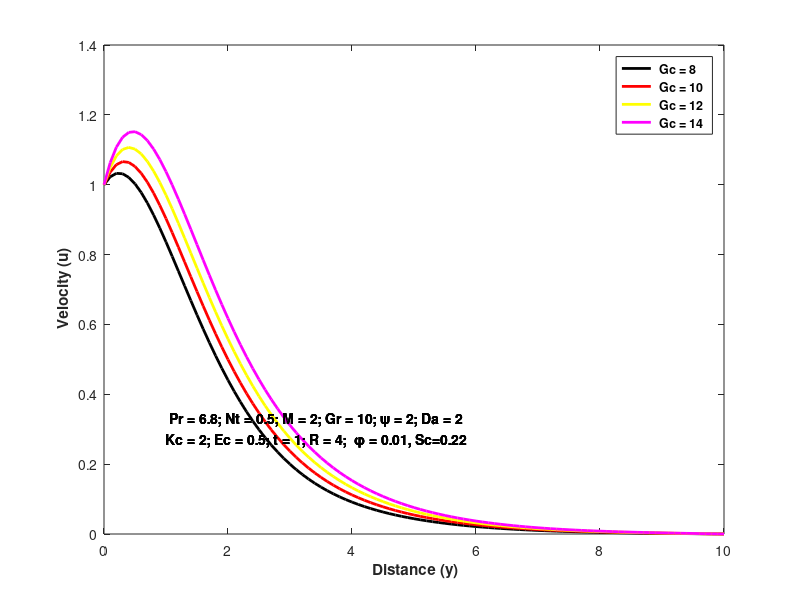
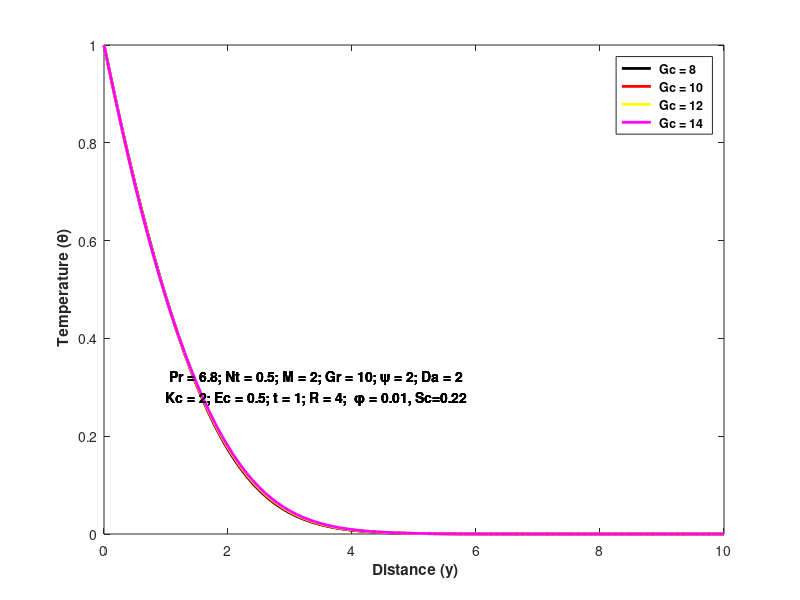
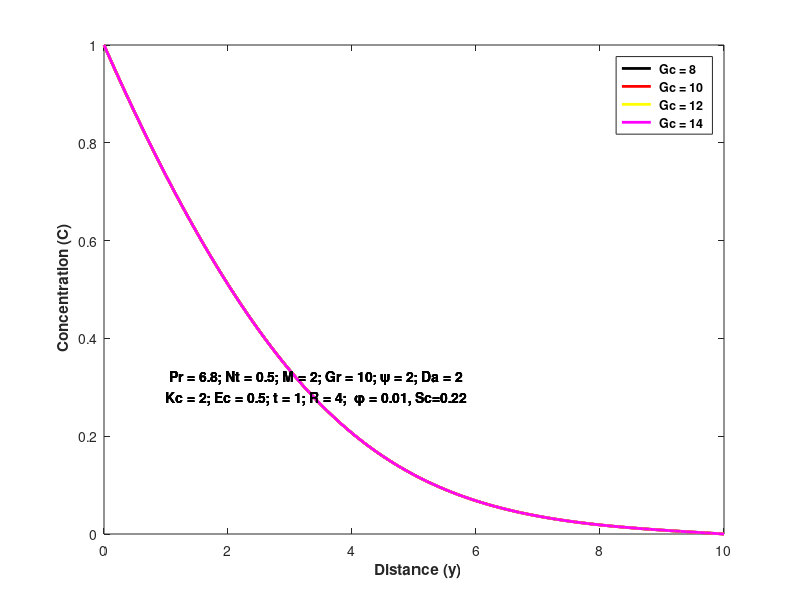

The MATLAB script that drew these images, in order:
clc
clear all
Gr=10;Gc=10;R=4;Ec=0.5;M=2;Da=2;Q=4;Nt=0.5;Nb=0.8;phi=0.01;
Pr=6.8;psi=2;t=1;beta=0.4;h=0.1;k=0.001;Kc=2;Sc=0.22;
rhof=997.1;rhos=1.05e4;kappaf=0.613;
kappas=429;cpf=4179;cps=235;
betatf=2.1e-4;betacf=2.982e-4;betats=1.89e-5;betacs=1.07e-5;phi=0.01;
sigmaf=5.5e-6;sigmas=6.3e7;sigma=sigmaf+sigmas
b1=((1/((1-phi)^2.5))/(1-phi+phi*rhos/rhof));
%b1=3.0939;
b2=((1+(3*phi*(sigma-1)/((sigma+2)-(sigma-1)*phi)))/(1-phi+phi*(rhos/rhof)));
%b2=3.0939;
b3=((1-phi+phi*(rhos*betats/rhof*betatf))/(1-phi+phi*rhos/rhof));
%b3=2.8688;
b4=((1-phi+phi*(rhos*betacs/rhof*betacf))/(1-phi+phi*rhos/rhof));
%b4=466.6447;
b5=((rhof*cpf)/((1-phi)*rhof*cpf+phi*rhos*cps));
%b5=466.6447;
b6=((kappas+2*kappaf-2*phi*(kappaf-kappas))/((kappas+2*kappaf+phi*(kappaf-kappas))));
%b6=0.8817;
b7=(1/((1-phi)*rhof*cpf+phi*rhos*cps)); 
%b7=2.8537;
b8=((1/((1-phi)^2.5))/((1-phi)+phi*rhos*cps/(rhof*cpf)));
b9=((((kappas+2*kappaf-2*phi*(kappaf-kappas))/((kappas+2*kappaf+phi*(kappaf-kappas))))/((1-phi)*rhof*cpf+phi*rhos*cps))*((rhof*cpf)/(rhos*cps)));

Mva=[8 10 12 14];
for l=1:4
    Gc=Mva(l);
    lines={'k','r','y','m'};
    r=k/(h^2);

A1=(k*psi+0.5*b1*r);
A2=(h+b1*r);
A3=(h-k*psi-b1*r-((k*h*(b2*M+b1/Da))));
%A4=(r*h)+A1;
%A5=8-(12*r)-(4*N*k);

G1=(k*psi+(0.5*b5*r*(b6+4*R/3)/Pr)); %here B1=G1
G2=(h+(b5*r*(b6+4*R/3)/Pr));
G3=(h-k*psi-(b5*r*(b6+4*R/3)/Pr)+b7*k*h*Q);

H1=(k*psi+(0.5*r/Sc)); %D1=H1
H2=(h+(r/Sc));
H3=(h-k*psi-k*h*Kc-(r/Sc));

u=zeros(1, 101);
T=zeros(1, 101);
C=zeros(1, 101);
Q1=zeros(1 ,101);
Q2=zeros(1 ,101);
Q3=zeros(1, 101);
%Q4=zeros(1, 101);
B1=zeros(1 ,101);
B2=zeros(1 ,101);
B3=zeros(1 ,101);
%b4=zeros(1, 101);

u(1)=1;
T(1)=1;
C(1)=1;
u(101)=0.0;
T(101)=0.0;
C(101)=0.0;
for j=0:100
for i=2:100
    Q1(i)=(b3*k*h*Gr*T(i)+b4*k*h*Gc*C(i));
end
for i=2:100
B1(i)=(A3*u(i)+(A1-k*psi)*(u(i-1)+u(i+1))+Q1(i));
u(i)=((B1(i)+A1*u(i+1)+(A1-k*psi)*u(i-1))/A2);
end
for i=2:100
    Q2(i)=(b8*Ec*r*((u(i+1)-u(i))^2)+b9*r*Nb*(C(i+1)+C(i-1)-C(i)));
end
for i=2:100
B2(i)=(G3*T(i)+(G1-k*psi)*(T(i-1)+T(i+1))+Q2(i));
T(i)=((B2(i)+G1*T(i+1)+(G1-k*psi)*T(i-1))/G2);
end
for i=2:100
    Q3(i)=(0.5*r*Nt*(T(i+1)+T(i-1))-r*Nt*T(i));
end
for i=2:100
B3(i)=H3*C(i)+(H1-k*psi)*(C(i-1)+C(i+1))+Q3(i);
C(i)=((B3(i)+H1*C(i+1)+(H1-k*psi)*C(i-1)+0.5*r*Nt*(T(i+1)+T(i-1))-r*Nt*T(i))/H2);
end
if(j==100)

for i = 1:6:100
%         fprintf('%0.4f\t',u(i)); 
%         fprintf('%0.4f\n',T(i));
        %fprintf('%0.4f\n',C(i));
end
%Cf=((1/((A^(2/3))*(1-phi1)^(2.5)*(1-phi2)^(2.5)))*((u(2)-u(1))/h));
Cf=((1/((psi^(2))*(1-phi)^(2.5)))*((u(2)-u(1))/h));
Nu=-((b6+(4/3)*R)*((T(2)-T(1))/h));
Sh=-(C(2)-C(1))/h;
fprintf('%0.05f\t  %0.05f\t %0.05f\t',Cf,Nu,Sh);
fprintf('\t\n');
end
end
x=[0:0.1:10];
     %fprintf('\n==========\n');
     figure(1)
     plot(x,u(1,:),lines{l},'linewidth',2);
     xlabel('\bf Distance (y)');
     ylabel('\bf Velocity (u)');
     legend('\bf Gc = 8','\bf Gc = 10','\bf Gc = 12','\bf Gc = 14')
     str1={'\bf{ Pr = 6.8; Nt = 0.5; M = 2; Gr = 10; \psi = 2; Da = 2'
         'Kc = 2; Ec = 0.5; t = 1; R = 4;  \phi = 0.01, Sc=0.22}'};
     text(1,0.3,str1)
     
     hold on
     figure(2)
     plot(x,T(1,:),lines{l},'linewidth',2);
     xlabel('\bf Distance (y)');
     ylabel('\bf Temperature (\theta)');
     legend('\bf Gc = 8','\bf Gc = 10','\bf Gc = 12','\bf Gc = 14')
     str2={'\bf{ Pr = 6.8; Nt = 0.5; M = 2; Gr = 10; \psi = 2; Da = 2'
         'Kc = 2; Ec = 0.5; t = 1; R = 4;  \phi = 0.01, Sc=0.22}'};
     text(1,0.3,str2)
     
     hold on 
     figure(3)
     plot(x,C(1,:),lines{l},'linewidth',2)
     xlabel('\bf  Distance (y)');
     ylabel('\bf Concentration (C)');
     legend('\bf Gc = 8','\bf Gc = 10','\bf Gc = 12','\bf Gc = 14')
     str3={'\bf{ Pr = 6.8; Nt = 0.5; M = 2; Gr = 10; \psi = 2; Da = 2'
         'Kc = 2; Ec = 0.5; t = 1; R = 4;  \phi = 0.01, Sc=0.22}'};
     text(1,0.3,str3)
     
hold on
end
hold on
